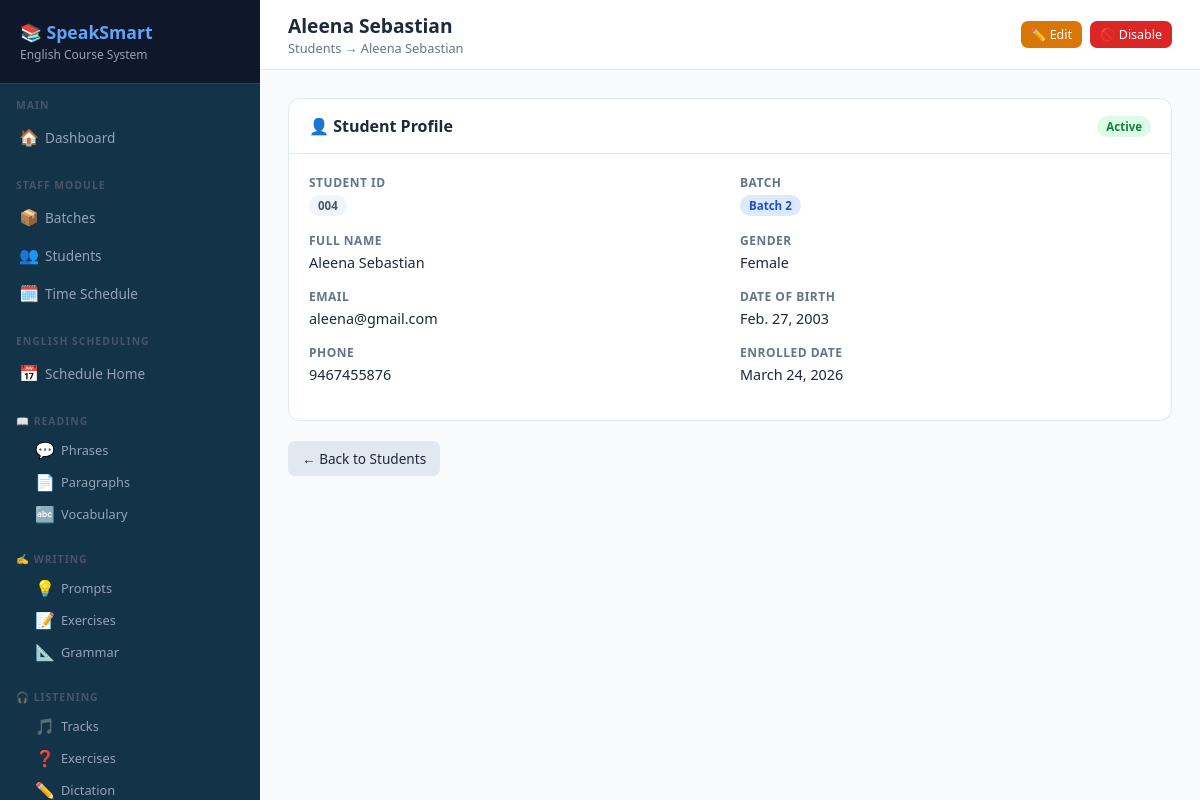
The app's page /staff/students/7/ (signed in) with its own data.
### staff/models.py (models this page shows, shortened)
class Student(models.Model):
    GENDER_CHOICES = [('M', 'Male'), ('F', 'Female'), ('O', 'Other')]
    user = models.OneToOneField(User, on_delete=models.CASCADE, related_name='student_profile', null=True, blank=True)
    student_id = models.CharField(max_length=20, unique=True)
    first_name = models.CharField(max_length=100)
    last_name = models.CharField(max_length=100)
    email = models.EmailField(unique=True)
    phone = models.CharField(max_length=15, blank=True)
    gender = models.CharField(max_length=1, choices=GENDER_CHOICES, blank=True)
    date_of_birth = models.DateField(null=True, blank=True)
    batch = models.ForeignKey(Batch, on_delete=models.SET_NULL, null=True, related_name='students')
    enrolled_date = models.DateField(auto_now_add=True)
    is_active = models.BooleanField(default=True)
    def get_full_name(self):
        return f"{self.first_name} {self.last_name}"

class Batch(models.Model):
    name = models.CharField(max_length=100)
    description = models.TextField(blank=True)
    start_date = models.DateField()
    end_date = models.DateField(null=True, blank=True)
    created_by = models.ForeignKey(User, on_delete=models.SET_NULL, null=True)
    created_at = models.DateTimeField(auto_now_add=True)
    is_active = models.BooleanField(default=True)

### staff/views.py (the view)
# urls.py: path('students/<int:pk>/',             views.student_detail, name='student_detail'),
@login_required
def student_detail(request, pk):
    return render(request, 'staff/student_detail.html',
                  {'student': get_object_or_404(Student, pk=pk)})

### staff/templates/staff/student_detail.html (shortened to what this page needs)
{% extends "base.html" %}
{% block page_title %}{{ student.get_full_name }}{% endblock %}
{% block breadcrumb %}Students → {{ student.get_full_name }}{% endblock %}
{% block topbar_actions %}
<a href="{% url 'staff:student_edit' student.pk %}" class="btn btn-warning btn-sm">✏️ Edit</a>
<a href="{% url 'staff:student_toggle' student.pk %}" class="btn btn-{% if student.is_active %}danger{% else %}success{% endif %} btn-sm" onclick="return confirm('Toggle status?')">{% if student.is_active %}🚫 Disable{% else %}✅ Enable{% endif %}</a>
{% endblock %}
{% block content %}
<div class="card">
    <div class="card-header">
        <h3>👤 Student Profile</h3>
        <span class="badge badge-{% if student.is_active %}success{% else %}danger{% endif %} ">{% if student.is_active %}Active{% else %}Inactive{% endif %}</span>
    </div>
    <div class="card-body">
        <div class="detail-grid">
            <div>
                <div class="detail-field"><label>Student ID</label><p><span class="badge badge-secondary">{{ student.student_id }}</span></p></div>
                <div class="detail-field"><label>Full Name</label><p>{{ student.get_full_name }}</p></div>
                <div class="detail-field"><label>Email</label><p>{{ student.email }}</p></div>
                <div class="detail-field"><label>Phone</label><p>{{ student.phone|default:"—" }}</p></div>
            </div>
            <div>
                <div class="detail-field"><label>Batch</label><p>{% if student.batch %}<span class="badge badge-primary">{{ student.batch.name }}</span>{% else %}—{% endif %}</p></div>
                <div class="detail-field"><label>Gender</label><p>{{ student.get_gender_display|default:"—" }}</p></div>
                <div class="detail-field"><label>Date of Birth</label><p>{{ student.date_of_birth|default:"—" }}</p></div>
                <div class="detail-field"><label>Enrolled Date</label><p>{{ student.enrolled_date }}</p></div>
            </div>
        </div>
    </div>
</div>
<a href="{% url 'staff:student_list' %}" class="btn btn-secondary">← Back to Students</a>
{% endblock %}

### templates/base.html (style rules this page uses)
* { box-sizing: border-box; margin: 0; padding: 0; }
:root { --primary: #2563eb; --primary-dark: #1d4ed8; --secondary: #7c3aed; --success: #16a34a; --warning: #d97706; --danger: #dc2626; --bg: #f8fafc; --card: #ffffff; --border: #e2e8f0; --text: #1e293b; --muted: #64748b; --sidebar-w: 260px; }
body { font-family: 'Segoe UI', sans-serif; background: var(--bg); color: var(--text); display: flex; min-height: 100vh; }
.card { background: var(--card); border-radius: 12px; border: 1px solid var(--border); overflow: hidden; margin-bottom: 20px; }
.card-header { padding: 16px 20px; border-bottom: 1px solid var(--border); display: flex; align-items: center; justify-content: space-between; flex-wrap: wrap; gap: 10px; }
.card-header h3 { font-size: 1rem; font-weight: 600; }
.card-body { padding: 20px; }
.btn { display: inline-flex; align-items: center; gap: 6px; padding: 8px 14px; border-radius: 7px; font-size: 0.85rem; font-weight: 500; cursor: pointer; border: none; text-decoration: none; transition: all 0.15s; white-space: nowrap; }
.btn-danger { background: var(--danger); color: white; }
.btn-warning { background: var(--warning); color: white; }
.btn-secondary { background: #e2e8f0; color: var(--text); }
.btn-sm { padding: 5px 10px; font-size: 0.78rem; }
.badge { display: inline-block; padding: 3px 9px; border-radius: 20px; font-size: 0.72rem; font-weight: 600; white-space: nowrap; }
.badge-success { background: #dcfce7; color: #15803d; }
.badge-primary { background: #dbeafe; color: #1d4ed8; }
.badge-secondary { background: #f1f5f9; color: #475569; }
.detail-grid { display: grid; grid-template-columns: 1fr 1fr; gap: 20px; }
.detail-field { margin-bottom: 16px; }
.detail-field label { font-size: 0.75rem; font-weight: 700; text-transform: uppercase; letter-spacing: 0.5px; color: var(--muted); display: block; margin-bottom: 4px; }
.detail-field p { font-size: 0.9rem; color: var(--text); }

### records on screen
Student: get_full_name "Aleena Sebastian", student_id "004", email "aleena@gmail.com", phone "9467455876", batch.name "Batch 2", gender "Female", date_of_birth "Feb. 27, 2003", enrolled_date "March 24, 2026"
